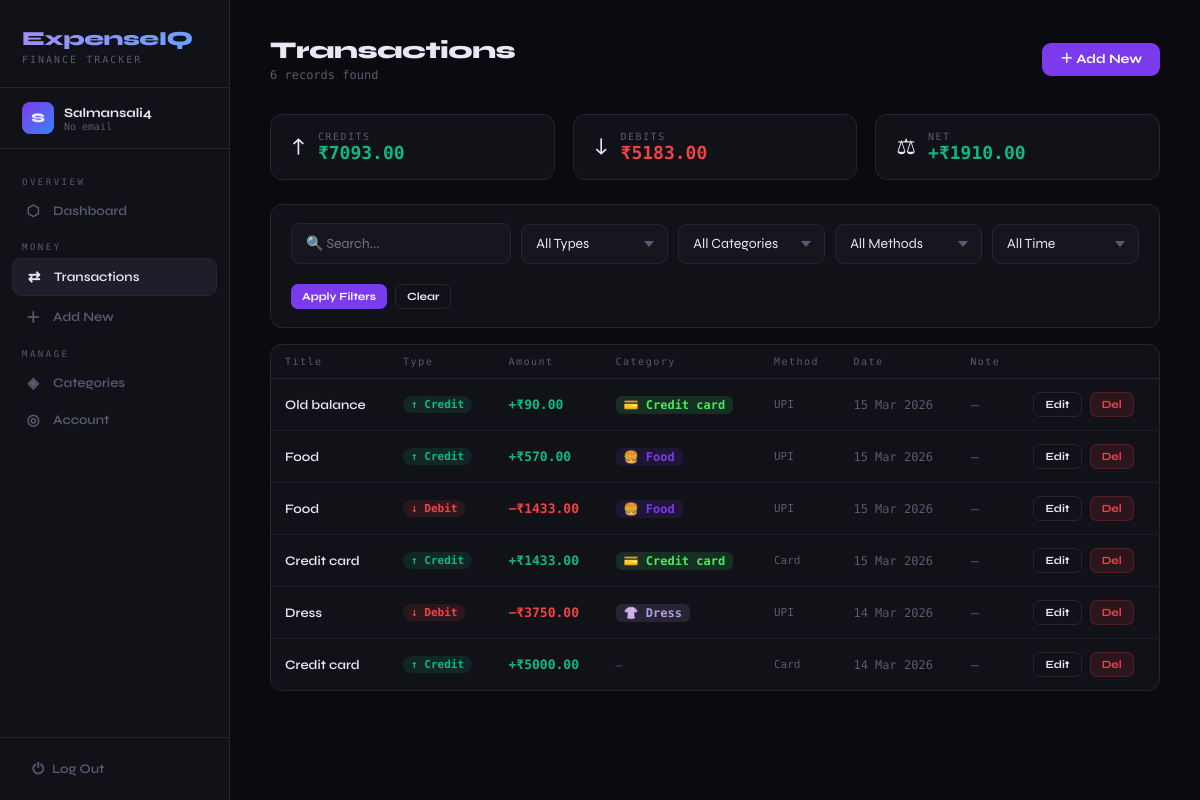
Page /transactions/ (signed in) on the committed database.
### tracker/models.py (models this page shows, shortened)
class Transaction(models.Model):
    TRANSACTION_TYPES = [
        ('credit', 'Credit'),
        ('debit', 'Debit'),
    ]
    PAYMENT_METHODS = [
        ('cash', 'Cash'),
        ('card', 'Card'),
        ('upi', 'UPI'),
        ('bank_transfer', 'Bank Transfer'),
        ('cheque', 'Cheque'),
        ('other', 'Other'),
    ]
    user = models.ForeignKey(User, on_delete=models.CASCADE, related_name='transactions')
    title = models.CharField(max_length=200)
    amount = models.DecimalField(max_digits=12, decimal_places=2)
    transaction_type = models.CharField(max_length=10, choices=TRANSACTION_TYPES)
    category = models.ForeignKey(Category, on_delete=models.SET_NULL, null=True, blank=True)
    payment_method = models.CharField(max_length=20, choices=PAYMENT_METHODS, default='cash')
    date = models.DateField(default=timezone.now)
    note = models.TextField(blank=True, null=True)
    created_at = models.DateTimeField(auto_now_add=True)
    updated_at = models.DateTimeField(auto_now=True)
    class Meta:
        ordering = ['-date', '-created_at']

class Category(models.Model):
    user = models.ForeignKey(User, on_delete=models.CASCADE, related_name='categories')
    name = models.CharField(max_length=100)
    icon = models.CharField(max_length=10, default='💰')
    color = models.CharField(max_length=20, default='#7c3aed')
    def __str__(self):
        return self.name
    class Meta:
        verbose_name_plural = 'Categories'
        ordering = ['name']
        unique_together = ['user', 'name']

### tracker/views.py (the view)
# urls.py: path('transactions/', views.transaction_list, name='transaction_list'),
@login_required
def transaction_list(request):
    txs = request.user.transactions.select_related('category')
    filter_form = FilterForm(request.user, request.GET or None)
    txs = apply_filters(txs, filter_form)
    total_credits = txs.filter(transaction_type='credit').aggregate(s=Sum('amount'))['s'] or 0
    total_debits = txs.filter(transaction_type='debit').aggregate(s=Sum('amount'))['s'] or 0
    context = {
        'transactions': txs,
        'filter_form': filter_form,
        'total_credits': total_credits,
        'total_debits': total_debits,
        'net': total_credits - total_debits,
        'count': txs.count(),
    }
    return render(request, 'tracker/transaction_list.html', context)

### tracker/views.py (called while the page is built, shortened)
def apply_filters(qs, form):
    if not form.is_valid():
        return qs

### tracker/templates/tracker/transaction_list.html (shortened to what this page needs)
{% extends 'tracker/base.html' %}
{% block content %}
<div class="ph">
  <div>
    <div class="ph-title">Transactions</div>
    <div class="ph-sub">{{ count }} record{% if count != 1 %}s{% endif %} found</div>
  </div>
  <a href="{% url 'add_transaction' %}" class="btn btn-primary">＋ Add New</a>
</div>
<div class="grid g3 mb6" style="grid-template-columns:1fr 1fr 1fr">
  <div class="card card-sm flex aic gap3" style="padding:16px 20px">
    <span style="font-size:22px">↑</span>
    <div>
      <div class="stat-lbl" style="margin:0">Credits</div>
      <div style="font-size:18px;font-weight:800;font-family:var(--mono);color:var(--green)">₹{{ total_credits|floatformat:2 }}</div>
    </div>
  </div>
  <div class="card flex aic gap3" style="padding:16px 20px">
    <span style="font-size:22px">↓</span>
    <div>
      <div class="stat-lbl" style="margin:0">Debits</div>
      <div style="font-size:18px;font-weight:800;font-family:var(--mono);color:var(--red)">₹{{ total_debits|floatformat:2 }}</div>
    </div>
  </div>
  <div class="card flex aic gap3" style="padding:16px 20px">
    <span style="font-size:22px">⚖</span>
    <div>
      <div class="stat-lbl" style="margin:0">Net</div>
      <div style="font-size:18px;font-weight:800;font-family:var(--mono);color:{% if net >= 0 %}var(--green){% else %}var(--red){% endif %}">
        {% if net >= 0 %}+{% endif %}₹{{ net|floatformat:2 }}
      </div>
    </div>
  </div>
</div>
<div class="card mb4" style="padding:18px 20px">
  <form method="get">
    <div class="filter-bar">
      {{ filter_form.search }}
      {{ filter_form.transaction_type }}
      {{ filter_form.category }}
      {{ filter_form.payment_method }}
      {{ filter_form.period }}
    </div>
    <div class="flex gap2 mt4">
      <button type="submit" class="btn btn-primary btn-sm">Apply Filters</button>
      <a href="{% url 'transaction_list' %}" class="btn btn-outline btn-sm">Clear</a>
    </div>
  </form>
</div>
<div class="card" style="padding:0;overflow:hidden">
  {% if transactions %}
  <div class="tbl-wrap">
    <table>
      <thead>
        <tr>
          <th>Title</th>
          <th>Type</th>
          <th>Amount</th>
          <th>Category</th>
          <th>Method</th>
          <th>Date</th>
          <th>Note</th>
          <th></th>
        </tr>
      </thead>
      <tbody>
        {% for tx in transactions %}
        <tr>
          <td style="font-weight:600;max-width:180px;white-space:nowrap;overflow:hidden;text-overflow:ellipsis">{{ tx.title }}</td>
          <td>
            <span class="badge {% if tx.transaction_type == 'credit' %}badge-cr{% else %}badge-db{% endif %}">
              {% if tx.transaction_type == 'credit' %}↑ Credit{% else %}↓ Debit{% endif %}
            </span>
          </td>
          <td style="font-family:var(--mono);font-weight:700;color:{% if tx.transaction_type == 'credit' %}var(--green){% else %}var(--red){% endif %}">
            {% if tx.transaction_type == 'credit' %}+{% else %}−{% endif %}₹{{ tx.amount|floatformat:2 }}
          </td>
          <td>
            {% if tx.category %}
            <span style="display:inline-flex;align-items:center;gap:5px;font-size:12px">
              <span style="background:{{ tx.category.color }}22;color:{{ tx.category.color }};padding:2px 8px;border-radius:6px;font-family:var(--mono);font-weight:600">
                {{ tx.category.icon }} {{ tx.category.name }}
              </span>
            </span>
            {% else %}
            <span style="color:var(--muted);font-family:var(--mono);font-size:11px">—</span>
            {% endif %}
          </td>
          <td style="color:var(--muted);font-family:var(--mono);font-size:11px">{{ tx.get_payment_method_display }}</td>
          <td style="font-family:var(--mono);font-size:12px;color:var(--muted)">{{ tx.date|date:"d M Y" }}</td>
          <td style="max-width:120px;overflow:hidden;text-overflow:ellipsis;white-space:nowrap;font-size:12px;color:var(--muted)">
            {{ tx.note|default:"—" }}
          </td>
          <td>
            <div class="flex gap2">
              <a href="{% url 'edit_transaction' tx.pk %}" class="btn btn-outline btn-sm">Edit</a>
              <a href="{% url 'delete_transaction' tx.pk %}" class="btn btn-danger btn-sm">Del</a>
            </div>
          </td>
        </tr>
        {% endfor %}
      </tbody>
    </table>
  </div>
  {% endif %}
</div>
{% endblock %}

### tracker/templates/tracker/base.html (shortened to what this page needs)
<!DOCTYPE html>
<html lang="en">
<head>
</head>
<body>
{% if user.is_authenticated %}
<nav class="sidebar">
  <div class="sb-logo">
    <div class="sb-wordmark">ExpenseIQ</div>
    <div class="sb-tagline">FINANCE TRACKER</div>
  </div>
  <div class="sb-user">
    <div class="sb-avatar">{{ user.username|first|upper }}</div>
    <div>
      <div class="sb-uname">{{ user.username }}</div>
      <div class="sb-uemail">{{ user.email|default:"No email" }}</div>
    </div>
  </div>
  <div class="sb-nav">
    <div class="sb-section">Overview</div>
    <a href="{% url 'dashboard' %}" class="sb-link {% if request.resolver_match.url_name == 'dashboard' %}active{% endif %}">
      <span class="ic">⬡</span><span>Dashboard</span>
    </a>
    <div class="sb-section">Money</div>
    <a href="{% url 'transaction_list' %}" class="sb-link {% if 'transaction_list' in request.resolver_match.url_name %}active{% endif %}">
      <span class="ic">⇄</span><span>Transactions</span>
    </a>
    <a href="{% url 'add_transaction' %}" class="sb-link {% if request.resolver_match.url_name == 'add_transaction' %}active{% endif %}">
      <span class="ic">＋</span><span>Add New</span>
    </a>
    <div class="sb-section">Manage</div>
    <a href="{% url 'categories' %}" class="sb-link {% if 'categor' in request.resolver_match.url_name %}active{% endif %}">
      <span class="ic">◈</span><span>Categories</span>
    </a>
    <a href="{% url 'account_settings' %}" class="sb-link {% if request.resolver_match.url_name == 'account_settings' %}active{% endif %}">
      <span class="ic">◎</span><span>Account</span>
    </a>
  </div>
  <div class="sb-foot">
    <a href="{% url 'logout' %}" class="sb-logout">
      <span style="font-size:15px;">⏻</span><span>Log Out</span>
    </a>
  </div>
</nav>
{% endif %}
<main class="main" {% if not user.is_authenticated %}style="margin-left:0;padding:0"{% endif %}>
  {% block content %}{% endblock %}
</main>
</body>
</html>

### rows in the picture
Transaction: title "Old balance", transaction_type "↑ Credit", amount "90.00", category.icon "💳", category.name "Credit card", payment_method "UPI", date "15 Mar 2026", note "—"
Transaction: title "Food", transaction_type "↑ Credit", amount "570.00", category.icon "🍔", category.name "Food", payment_method "UPI", date "15 Mar 2026", note "—"
Transaction: title "Food", transaction_type "↓ Debit", amount "1433.00", category.icon "🍔", category.name "Food", payment_method "UPI", date "15 Mar 2026", note "—"
Transaction: title "Credit card", transaction_type "↑ Credit", amount "1433.00", category.icon "💳", category.name "Credit card", payment_method "Card", date "15 Mar 2026", note "—"
Transaction: title "Dress", transaction_type "↓ Debit", amount "3750.00", category.icon "👚", category.name "Dress", payment_method "UPI", date "14 Mar 2026", note "—"
Transaction: title "Credit card", transaction_type "↑ Credit", amount "5000.00", payment_method "Card", date "14 Mar 2026", note "—"

### other values in the picture
{{ user.username|first|upper }} "S"
{{ user.username }} "Salmansali4"
{{ user.email|default:"No email" }} "No email"
{{ count }} "6"
{{ total_credits|floatformat:2 }} "7093.00"
{{ total_debits|floatformat:2 }} "5183.00"
{{ net|floatformat:2 }} "1910.00"
